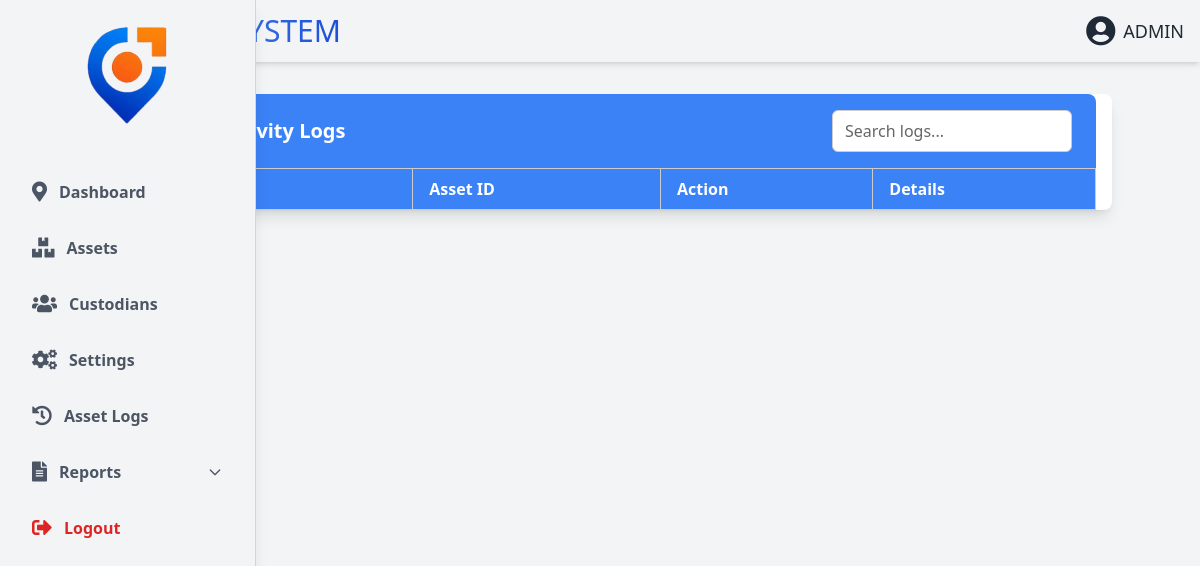
Page /asset_logs.php (signed in) on the earlier database version.
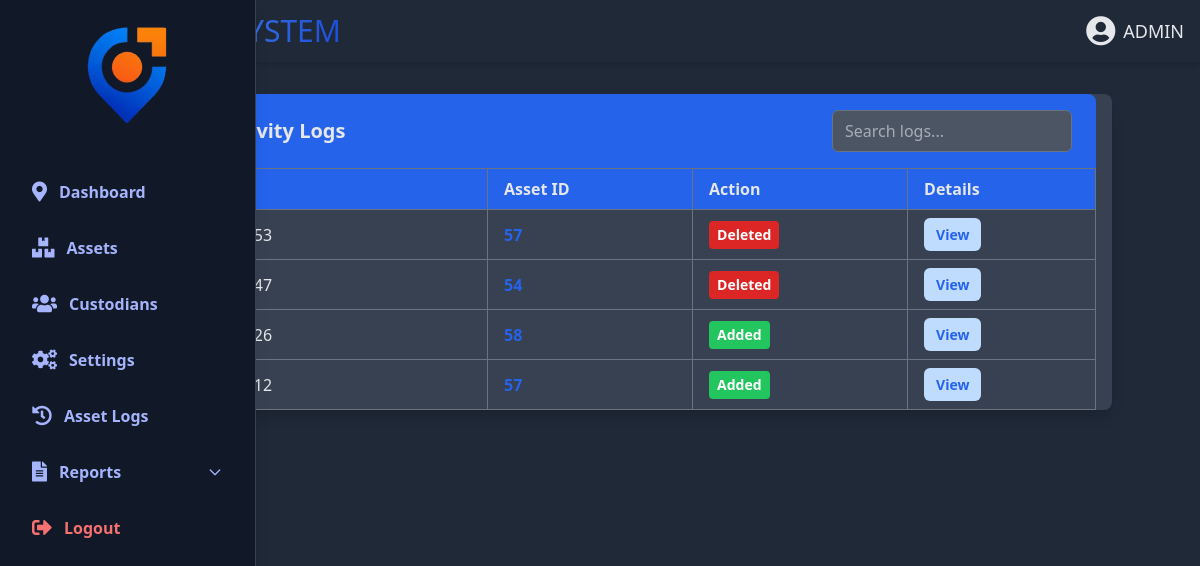
Same page on the later database version.
### tables this page shows
CREATE TABLE `asset_logs` (
  `id` int(11) NOT NULL,
  `asset_id` int(11) DEFAULT NULL,
  `action` varchar(50) DEFAULT NULL,
  `timestamp` datetime DEFAULT current_timestamp(),
  `details` text DEFAULT NULL
);

### user_theme.php (called while the page is built, shortened)
<?php
$theme_class = 'theme-light';
$stmt = $conn->prepare("SELECT theme FROM secondary_user_settings WHERE username=?");
$stmt->bind_param("s", $_SESSION['user']);
$stmt->execute();
$result = $stmt->get_result();
if ($row = $result->fetch_assoc()) {
    $theme = $row['theme'];
    if ($theme === 'Dark') {
        $theme_class = 'theme-dark';
    } elseif ($theme === 'Auto') {
        $theme_class = (date('H') >= 18 || date('H') < 6) ? 'theme-dark' : 'theme-light';
    }
}
?>

### asset_logs.php (the view, shortened to what the changed rows need)
<?php
include 'db_connect.php';
include 'user_theme.php';
$logs = $conn->query("SELECT * FROM asset_logs ORDER BY timestamp DESC");
?>
<!DOCTYPE html>
<html lang="en">
<head>
<script src="https://cdn.tailwindcss.com"></script>
</head>
<body class="<?php echo htmlspecialchars($theme_class); ?>">
<?php include 'header.php'; ?>
<div class="container mx-auto my-8 max-w-5xl px-4 shadow-lg rounded-lg">
  <div class="flex items-center justify-between px-6 py-4 rounded-t-lg header-bar">
    <h4 class="text-xl font-semibold flex items-center gap-2 select-none">📋 Asset Activity Logs</h4>
    <input
      id="searchInput"
      type="text"
      placeholder="Search logs..."
      class="rounded-md px-3 py-2 w-60"
      autocomplete="off"
      spellcheck="false"
      aria-label="Search logs"
    />
  </div>
  <div class="overflow-x-auto">
    <table id="logsTable" class="min-w-full text-left" role="table" aria-label="Asset activity logs">
      <thead>
        <tr role="row">
          <th scope="col" role="columnheader">Timestamp</th>
          <th scope="col" role="columnheader">Asset ID</th>
          <th scope="col" role="columnheader">Action</th>
          <th scope="col" role="columnheader">Details</th>
        </tr>
      </thead>
      <tbody>
        <?php while ($log = $logs->fetch_assoc()): ?>
        <tr role="row">
          <td role="cell"><?php echo htmlspecialchars($log['timestamp']); ?></td>
          <td role="cell" class="text-blue-600 font-semibold"><?php echo htmlspecialchars($log['asset_id']); ?></td>
          <td role="cell">
            <?php
            $action = strtolower($log['action']);
            $badgeClass = 'badge-default';
            if ($action === 'added') $badgeClass = 'badge-added';
            else if ($action === 'edited') $badgeClass = 'badge-edited';
            else if ($action === 'deleted') $badgeClass = 'badge-deleted';
            ?>
            <span class="inline-block px-2 py-1 rounded text-sm font-semibold <?php echo $badgeClass; ?>">
              <?php echo htmlspecialchars($log['action']); ?>
            </span>
          </td>
          <td role="cell">
            <button
              onclick="openModal('logModal<?php echo $log['id']; ?>')"
              class="btn-view"
              type="button"
              aria-expanded="false"
              aria-controls="logModal<?php echo $log['id']; ?>"
            >View</button>
          </td>
        </tr>
        <?php endwhile; ?>
      </tbody>
    </table>
  </div>
</div>
</body>
</html>

### header.php
<header class="shadow-md w-full">
  <div class="max-w-7xl mx-auto px-4 py-4 flex flex-wrap items-center justify-between gap-4">
    <div class="flex items-center space-x-3 flex-shrink-0">
      <h1 class="text-2xl sm:text-3xl font-normal flex flex-wrap gap-x-1 <?php echo ($theme_class === 'theme-dark') ? 'text-gray-200' : 'text-gray-800'; ?>">
        <span class="bg-gradient-to-r from-orange-400 to-yellow-400 bg-clip-text text-transparent leading-none">GPS</span>
        <span class="bg-gradient-to-r from-blue-400 to-blue-700 bg-clip-text text-transparent leading-none">TRACKING SYSTEM</span>
      </h1>
    </div>
    <nav class="w-full md:w-auto order-3 md:order-none <?php echo ($theme_class === 'theme-dark') ? 'text-gray-200' : 'text-gray-800'; ?>">
      <?php include 'nav.php'; ?>
    </nav>
    <div class="flex items-center space-x-2 font-poppins flex-shrink-0 <?php echo ($theme_class === 'theme-dark') ? 'text-gray-200' : 'text-gray-800'; ?>">
      <i class="fas fa-user-circle text-2xl sm:text-3xl leading-none" title="Admin Panel"></i>
      <span class="text-base sm:text-lg leading-none font-normal">ADMIN</span>
    </div>
  </div>
</header>

### nav.php (shortened to what the changed rows need)
<?php
include 'user_theme.php';
?>
<!DOCTYPE html>
<html lang="en">
<head>
  <link rel="stylesheet" href="https://cdnjs.cloudflare.com/ajax/libs/font-awesome/5.15.4/css/all.min.css" />
  <?php
  function isActive($page) {
    return basename($_SERVER['PHP_SELF']) === $page ? 'active' : '';
  }
  ?>
</head>
<body class="<?php echo htmlspecialchars($theme_class); ?>">
<aside class="w-64 h-screen p-5 fixed top-0 left-0 shadow-lg flex flex-col space-y-4 z-40 border-r font-sans font-semibold">
  <div class="flex justify-center mb-6 font-bold">
    <img src="logo.png" alt="Logo" class="w-24 h-auto logo-animate" />
  </div>
  <a href="dashboard.php" class="sidebar-link block w-full flex items-center space-x-3 py-2 px-3 <?php echo isActive('dashboard.php'); ?>">
    <i class="fas fa-map-marker-alt text-xl"></i><span>Dashboard</span>
  </a>
  <a href="assets.php" class="sidebar-link block w-full flex items-center space-x-3 py-2 px-3">
    <i class="fas fa-boxes text-xl"></i><span>Assets</span>
  </a>
  <a href="user_management.php" class="sidebar-link block w-full flex items-center space-x-3 py-2 px-3">
    <i class="fas fa-users text-xl"></i><span>Custodians</span>
  </a>
  <a href="settings.php" class="sidebar-link block w-full flex items-center space-x-3 py-2 px-3">
    <i class="fas fa-cogs text-xl"></i><span>Settings</span>
  </a>
  <a href="asset_logs.php" class="sidebar-link block w-full flex items-center space-x-3 py-2 px-3">
    <i class="fas fa-history text-xl"></i><span>Asset Logs</span>
  </a>
<div class="relative">
  <button id="reportsToggleBtn" class="w-full flex items-center justify-between py-2 px-3 sidebar-link cursor-pointer">
    <span class="flex items-center space-x-3">
      <i class="fas fa-file-alt text-xl"></i><span>Reports</span>
    </span>
    <svg id="reportsArrow" class="w-4 h-4 transition-transform duration-300" fill="none" stroke="currentColor" viewBox="0 0 24 24" stroke-width="2">
      <path stroke-linecap="round" stroke-linejoin="round" d="M19 9l-7 7-7-7"></path>
    </svg>
  </button>
</div>
  <button onclick="openLogoutModal()" class="logout-btn block w-full flex items-center space-x-3 py-2 px-3 hover:bg-gray-700 transition">
    <i class="fas fa-sign-out-alt text-xl"></i><span>Logout</span>
  </button>
</aside>
</body>
</html>

Differences in the rows shown:
added asset_logs: asset "57", action "Deleted"
added asset_logs: asset "54", action "Deleted"
added asset_logs: asset "58", action "Added"
added asset_logs: asset "57", action "Added"
